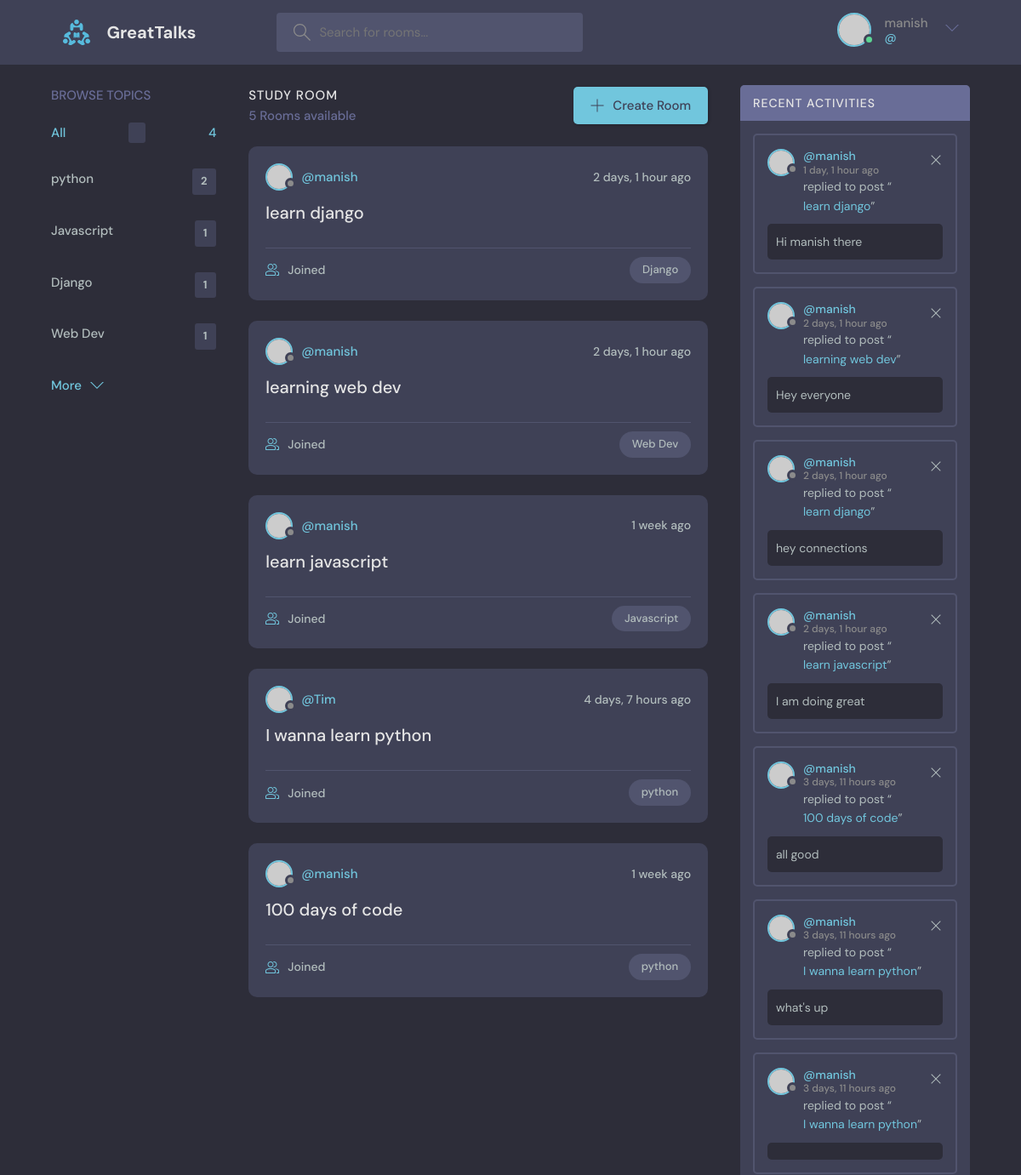
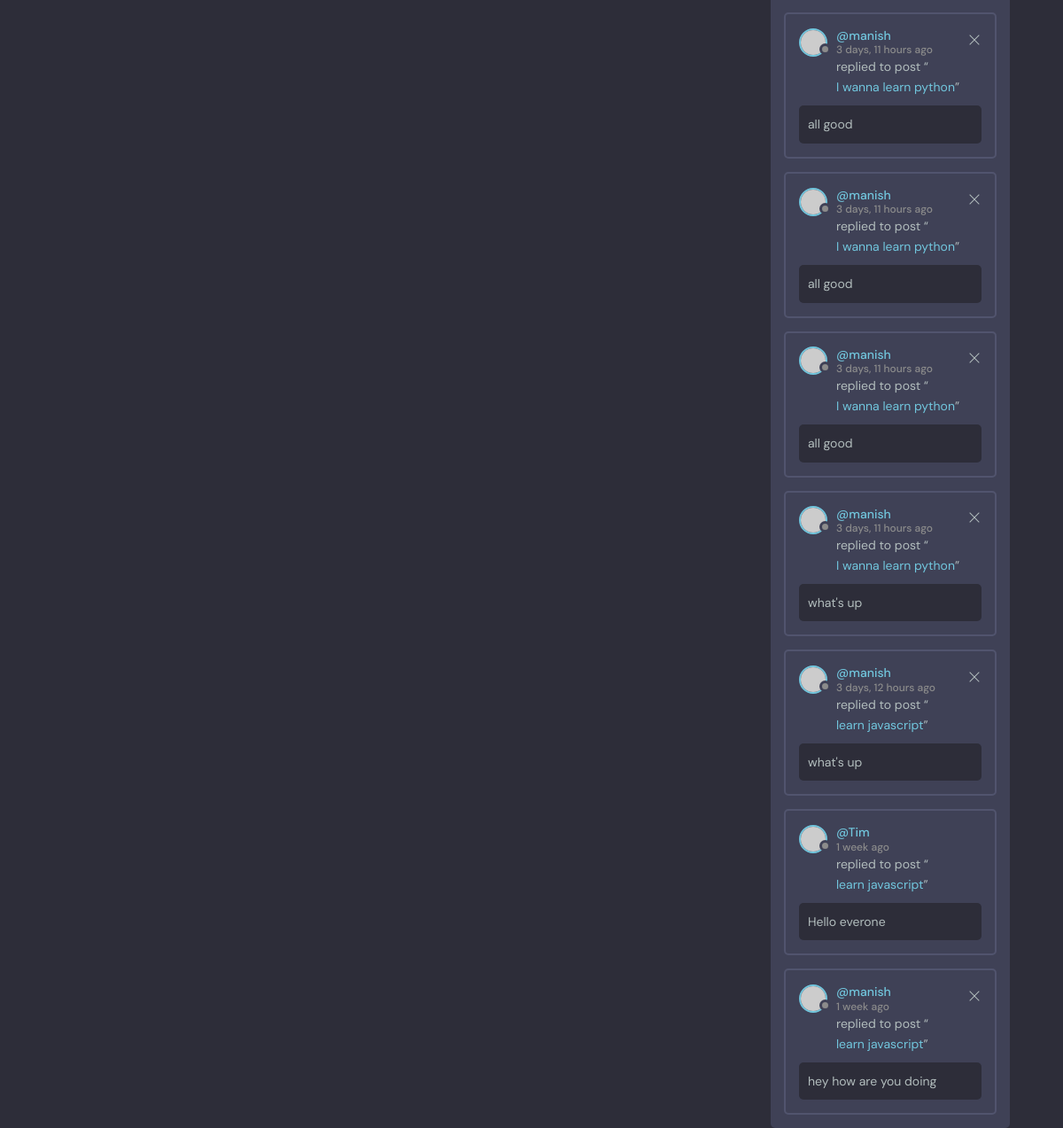
The app's page / (signed in) with its own data (2 pictures, top to bottom).
### base/models.py (models this page shows, shortened)
class Topic(models.Model):
    name = models.CharField(max_length=200)

class  Room(models.Model):
    host =models.ForeignKey(User, on_delete=models.SET_NULL, null= True)
    topic = models.ForeignKey(Topic, on_delete=models.SET_NULL, null=True)
    name = models.CharField(max_length=200)
    description = models.TextField(null = True, blank=True)
    participants =  models.ManyToManyField(User, related_name='participants', blank=True)
    updated = models.DateTimeField(auto_now=True)
    created = models.DateTimeField(auto_now_add=True)
    class Meta:
        ordering = ['-updated','-created']
    def __str__(self) :
        return self.name

class Message(models.Model):
    user = models.ForeignKey(User, on_delete=models.CASCADE)
    room = models.ForeignKey(Room, on_delete=models.CASCADE)
    body = models.TextField()
    updated = models.DateTimeField(auto_now=True)
    created = models.DateTimeField(auto_now_add=True)
    class Meta:
        ordering = ['-updated','-created']

### base/views.py (the view)
# urls.py: 2. Add a URL to urlpatterns:  path('', views.home, name='home')
def home(request):
    q = request.GET.get('q') if request.GET.get('q')!=None else ''
    rooms = Room.objects.filter(Q(topic__name__icontains=q) |
                                Q(name__icontains=q)|
                                Q(description__icontains=q))
    topics = Topic.objects.all()
    room_count = rooms.count()
    room_messages = Message.objects.filter(Q(room__topic__name__icontains=q))
    context = {'rooms':rooms, 'topics':topics,'room_count':room_count,'room_messages': room_messages}
    return render(request,'base/home.html',context)

### base/templates/base/home.html (shortened to what this page needs)
{% extends 'main.html' %}
{% block content %}
    <main class="layout layout--3">
      <div class="container">
        {% include 'base/topic_component.html' %}
        <div class="roomList">
          <div class="roomList__header">
            <div>
              <h2>Study Room</h2>
              <p>{{rooms.count}} Rooms available</p>
            </div>
            <a class="btn btn--main" href="create-room.html">
              <svg version="1.1" xmlns="http://www.w3.org/2000/svg" width="32" height="32" viewBox="0 0 32 32">
                <title>add</title>
                <path
                  d="M16.943 0.943h-1.885v14.115h-14.115v1.885h14.115v14.115h1.885v-14.115h14.115v-1.885h-14.115v-14.115z"
                ></path>
              </svg>
              Create Room
            </a>
          </div>
        {% include 'base/feed_component.html'%}
        </div>
        {% include 'base/activity_component.html' %}
      </div>
    </main>
    {% endblock content %}

### templates/navigation.html (shortened to what this page needs)
{% load static %}
<header class="header header--loggedIn">
    <div class="container">
      <a href="{% url 'home' %}" class="header__logo">
        <img src="{% static 'images/logo.svg' %}" />
        <h1>GreatTalks</h1>
      </a>
      <form class="header__search" method="GET" action="{% url 'home' %}">
        <label>
          <input name="q" placeholder="Search for rooms..." />
        </label>
      </form>
      <nav class="header__menu">
        {% if request.user.is_authenticated %}
        <div class="header__user">
          <a href="profile.html">
            <div class="avatar avatar--medium active">
              <img src="https://randomuser.me/api/portraits/men/37.jpg" />
            </div>
            <p>{{request.user.username}} <span>@{{request.use.username}}</span></p>
          </a>
          <button class="dropdown-button">
            <svg version="1.1" xmlns="http://www.w3.org/2000/svg" width="32" height="32" viewBox="0 0 32 32">
              <title>chevron-down</title>
              <path d="M16 21l-13-13h-3l16 16 16-16h-3l-13 13z"></path>
            </svg>
          </button>
        </div>
            {% else %}
        <a href="{% url 'login'%}">
          <img src=" {% static 'images/avatar.svg'  %}" />
          <p>Login</p>
        </a>
        {% endif %}
      </nav>
    </div>
  </header>

### base/templates/base/topic_component.html
<div class="topics">
    <div class="topics__header">
      <h2>Browse Topics</h2>
    </div>
    <ul class="topics__list">
      <li>
        <a href="{%url 'home' %}" class="active">All <span></span>{{topics.count}}</a>
      </li>
      {% for topic in topics %}
      <li>
        <a href="{%url 'home' %}?q={{topic.name}}">{{topic.name}} <span>{{topic.room_set.all.count}}</span></a>
      </li>
      {% endfor %}
    </ul>
    <a class="btn btn--link" href="topics.html">
      More
      <svg version="1.1" xmlns="http://www.w3.org/2000/svg" width="32" height="32" viewBox="0 0 32 32">
        <title>chevron-down</title>
        <path d="M16 21l-13-13h-3l16 16 16-16h-3l-13 13z"></path>
      </svg>
    </a>
  </div>

### base/templates/base/feed_component.html (shortened to what this page needs)
{% for room in rooms %}
<div class="roomListRoom">
    <div class="roomListRoom__header">
      <a href="{% url 'user-profile' room.host.id %}" class="roomListRoom__author">
        <div class="avatar avatar--small">
          <img src="https://randomuser.me/api/portraits/women/11.jpg" />
        </div>
        <span>@{{room.host.username}}</span>
      </a>
      <div class="roomListRoom__actions">
        <span>{{room.created|timesince}} ago</span>
      </div>
    </div>
    <div class="roomListRoom__content">
      <a href="{%url 'room' room.id%}">{{room.name}}</a>
    </div>
    <div class="roomListRoom__meta">
      <a href="{% url 'room' room.id %}" class="roomListRoom__joined">
       {{rooom.participants.all.count}} Joined
      </a>
      <p class="roomListRoom__topic">{{room.topic.name}}</p>
    </div>
  </div>
  {% endfor %}

### base/templates/base/activity_component.html
<div class="activities">
    <div class="activities__header">
      <h2>Recent Activities</h2>
    </div>
{% for message in room_messages%}
    <div class="activities__box">
      <div class="activities__boxHeader roomListRoom__header">
        <a href="{% url 'user-profile' message.user.id%}" class="roomListRoom__author">
          <div class="avatar avatar--small">
            <img src="https://randomuser.me/api/portraits/women/11.jpg" />
          </div>
          <p>
            @{{message.user}}
            <span>{{message.created|timesince}} ago</span>
          </p>
        </a>
        {% if request.user == message.user %}
        <div class="roomListRoom__actions">
          <a href="{% url 'delete-message' message.id %}">
            <svg version="1.1" xmlns="http://www.w3.org/2000/svg" width="32" height="32" viewBox="0 0 32 32">
              <title>remove</title>
              <path
                d="M27.314 6.019l-1.333-1.333-9.98 9.981-9.981-9.981-1.333 1.333 9.981 9.981-9.981 9.98 1.333 1.333 9.981-9.98 9.98 9.98 1.333-1.333-9.98-9.98 9.98-9.981z"
              ></path>
            </svg>
          </a>
        </div>
        {% endif %}
      </div>
      <div class="activities__boxContent">
        <p>replied to post “<a href="{% url 'room' message.room.id %}">{{message.room}}</a>”</p>
        <div class="activities__boxRoomContent">
           {{message.body}}
        </div>
      </div>
    </div>
    {%  endfor %}
  </div>

### records on screen
Topic: name "python", room_set.all.count "2"
Topic: name "Javascript", room_set.all.count "1"
Topic: name "Django", room_set.all.count "1"
Topic: name "Web Dev", room_set.all.count "1"
Room: host.username "manish", created "2 days, 1 hour", name "learn django", topic.name "Django"
Room: host.username "manish", created "2 days, 1 hour", name "learning web dev", topic.name "Web Dev"
Room: host.username "manish", created "1 week", name "learn javascript", topic.name "Javascript"
Room: host.username "Tim", created "4 days, 7 hours", name "I wanna learn python", topic.name "python"
Room: host.username "manish", created "1 week", name "100 days of code", topic.name "python"
Message: user "manish", created "1 day, 1 hour", room "learn django", body "Hi manish there"
Message: user "manish", created "2 days, 1 hour", room "learning web dev", body "Hey everyone"
Message: user "manish", created "2 days, 1 hour", room "learn django", body "hey connections"
Message: user "manish", created "2 days, 1 hour", room "learn javascript", body "I am doing great"
Message: user "manish", created "3 days, 11 hours", room "100 days of code", body "all good"
Message: user "manish", created "3 days, 11 hours", room "I wanna learn python", body "what's up"
Message: user "manish", created "3 days, 11 hours", room "I wanna learn python"
Message: user "manish", created "3 days, 11 hours", room "I wanna learn python", body "all good"
Message: user "manish", created "3 days, 11 hours", room "I wanna learn python", body "all good"
Message: user "manish", created "3 days, 11 hours", room "I wanna learn python", body "all good"
Message: user "manish", created "3 days, 11 hours", room "I wanna learn python", body "what's up"
Message: user "manish", created "3 days, 12 hours", room "learn javascript", body "what's up"
Message: user "Tim", created "1 week", room "learn javascript", body "Hello everone"
Message: user "manish", created "1 week", room "learn javascript", body "hey how are you doing"

### other values on screen
{{ request.user.username }} "manish"
{{ topics.count }} "4"
{{ rooms.count }} "5"
